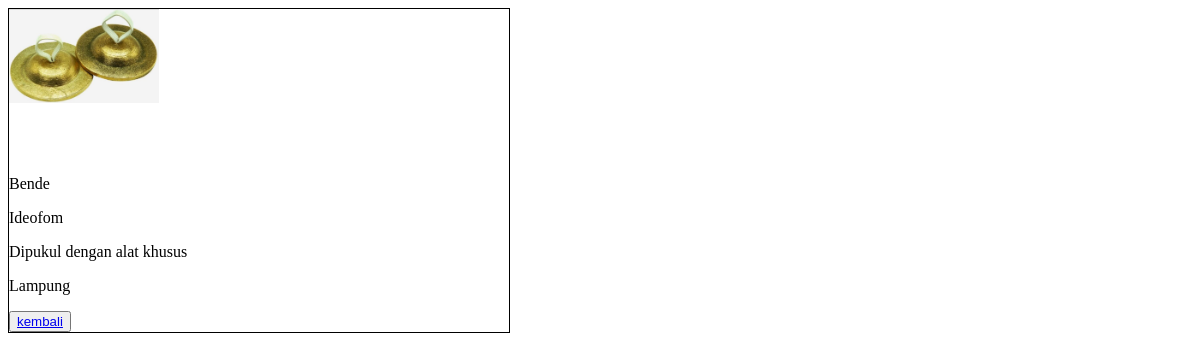
Screenshot of /Latihan6a/php/detail.php?id=4 with the database file from the repository.
### tables this page shows
CREATE TABLE `alatmusik` (
  `id` int(11) NOT NULL,
  `Foto` varchar(100) NOT NULL,
  `Nama` varchar(20) NOT NULL,
  `JenisBunyi` varchar(100) NOT NULL,
  `Cara_main` varchar(100) NOT NULL,
  `Asal` varchar(20) NOT NULL
);

### Latihan6a/php/functions.php (called while the page is built)
<?php
	function koneksi(){
		$conn = mysqli_connect("localhost", "root", "") or die ("koneksi ke DB gagal");
		mysqli_select_db($conn, "pw_193040139") or die ("Database salah!");
		return $conn;
	}
function query($sql){
	$conn = koneksi();
	$result = mysqli_query($conn , "$sql");
	$rows = [];
	while ($row = mysqli_fetch_assoc($result)) {
		$rows[] = $row;
	}
	return $rows;
}
 ?>

### Latihan6a/php/detail.php (the view, shortened to what this page needs)
<?php
require '../php/functions.php';
$id = $_GET['id'];
$alatmusik = query("SELECT * FROM alatmusik WHERE id = $id")[0];
?>
<!DOCTYPE html>
<html>
<head>
	<link rel="stylesheet" href="../../css/style.css">
</head>
<body>
	<div class="container">
		<div class="gambar">
			<img src="../assets/img/<?=$alatmusik["Foto"]; ?>" alt="" style="width: 150px;">
		</div>
		<div class="keterangan">
		<p><?= $alatmusik["Nama"];?></p>
		<p><?= $alatmusik["JenisBunyi"]; ?></p>
		<p><?= $alatmusik["Cara_main"]; ?></p>
		<p><?= $alatmusik["Asal"] ;?></p>
		</div>
		<button class="tombol_kembali"><a href="../php/index.php">kembali</a></button>
	</div>
</body>
</html>

### Latihan6a/css/style.css (style rules this page uses)
.container { width: 500px; border: 1px solid; }
.gambar { height: 150px; width: 150px; }
img { width: 150px; }
.keterangan { text-align: left; color: black; }
.tombol_kembali { position: left; }

### rows the page displays
alatmusik: Foto (picture), Nama "Bende", JenisBunyi "Ideofom", Cara_main "Dipukul dengan alat khusus", Asal "Lampung"
